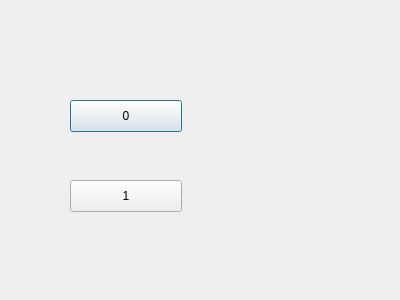
<?xml version="1.0" encoding="UTF-8"?>
<ui version="4.0">
 <class>WallPaper</class>
 <widget class="QDialog" name="WallPaper">
  <property name="geometry">
   <rect>
    <x>0</x>
    <y>0</y>
    <width>400</width>
    <height>300</height>
   </rect>
  </property>
  <property name="windowTitle">
   <string>Dialog</string>
  </property>
  <widget class="QPushButton" name="pushButton">
   <property name="geometry">
    <rect>
     <x>70</x>
     <y>100</y>
     <width>112</width>
     <height>32</height>
    </rect>
   </property>
   <property name="text">
    <string>0</string>
   </property>
  </widget>
  <widget class="QPushButton" name="pushButton_2">
   <property name="geometry">
    <rect>
     <x>70</x>
     <y>180</y>
     <width>112</width>
     <height>32</height>
    </rect>
   </property>
   <property name="text">
    <string>1</string>
   </property>
  </widget>
 </widget>
 <resources/>
 <connections/>
</ui>
